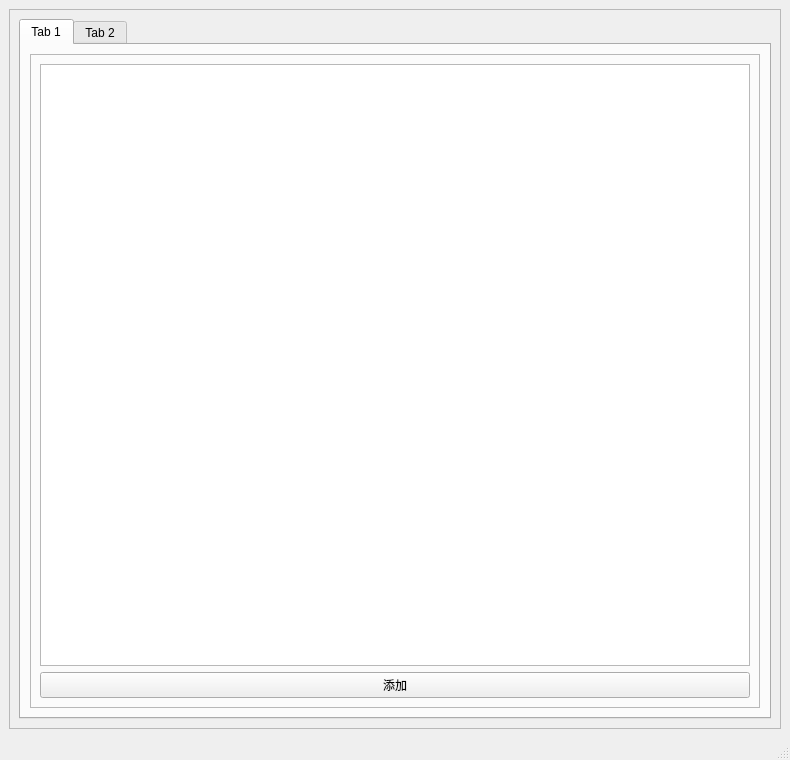
<?xml version="1.0" encoding="UTF-8"?>
<ui version="4.0">
 <class>MainWindow</class>
 <widget class="QMainWindow" name="MainWindow">
  <property name="geometry">
   <rect>
    <x>0</x>
    <y>0</y>
    <width>790</width>
    <height>760</height>
   </rect>
  </property>
  <property name="windowTitle">
   <string>MainWindow</string>
  </property>
  <widget class="QWidget" name="centralwidget">
   <layout class="QGridLayout" name="gridLayout_4">
    <item row="0" column="0">
     <widget class="QFrame" name="frame_2">
      <property name="frameShape">
       <enum>QFrame::StyledPanel</enum>
      </property>
      <property name="frameShadow">
       <enum>QFrame::Raised</enum>
      </property>
      <layout class="QGridLayout" name="gridLayout_2">
       <item row="0" column="0">
        <widget class="QTabWidget" name="tabWidget">
         <property name="currentIndex">
          <number>0</number>
         </property>
         <widget class="QWidget" name="tab">
          <attribute name="title">
           <string>Tab 1</string>
          </attribute>
          <layout class="QGridLayout" name="gridLayout_3">
           <item row="0" column="0">
            <widget class="QFrame" name="frame">
             <property name="frameShape">
              <enum>QFrame::StyledPanel</enum>
             </property>
             <property name="frameShadow">
              <enum>QFrame::Raised</enum>
             </property>
             <layout class="QGridLayout" name="gridLayout">
              <item row="0" column="0">
               <widget class="QListWidget" name="listWidget"/>
              </item>
              <item row="1" column="0">
               <widget class="QPushButton" name="pushButton">
                <property name="text">
                 <string>添加</string>
                </property>
               </widget>
              </item>
             </layout>
            </widget>
           </item>
          </layout>
         </widget>
         <widget class="QWidget" name="tab_2">
          <attribute name="title">
           <string>Tab 2</string>
          </attribute>
         </widget>
        </widget>
       </item>
      </layout>
     </widget>
    </item>
   </layout>
  </widget>
  <widget class="QMenuBar" name="menubar">
   <property name="geometry">
    <rect>
     <x>0</x>
     <y>0</y>
     <width>790</width>
     <height>22</height>
    </rect>
   </property>
  </widget>
  <widget class="QStatusBar" name="statusbar"/>
 </widget>
 <resources>
  <include location="../resource.qrc"/>
 </resources>
 <connections/>
</ui>
